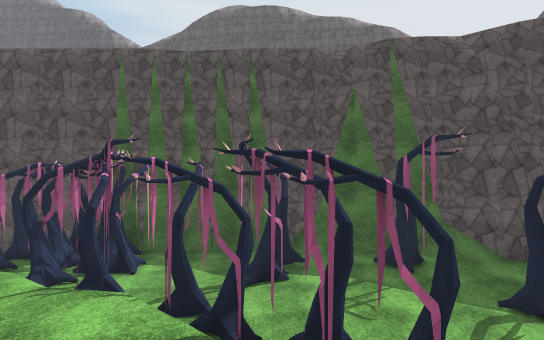
view 1 (above)

20 first-person views from a walk through a Unity game level. The camera is 1.3 m above the floor, looks level and sees 75° across. The floor is counted in squares, 2 m on a side. Each view is taken from the middle of a square. On the plan, view 1 faces up. The plan holds only what a view shows up to about 10 squares ahead; the rest is blank. The place goes on beyond the plan. The player is left out. Some surface patterns are stand-ins.

view 2
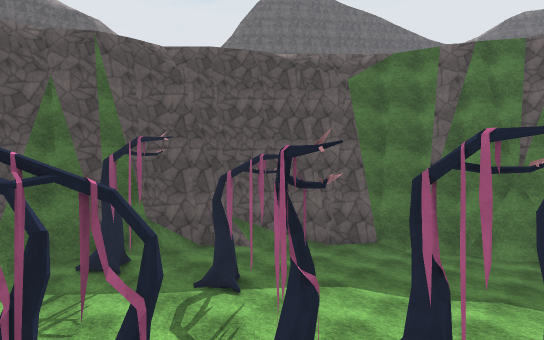

view 3
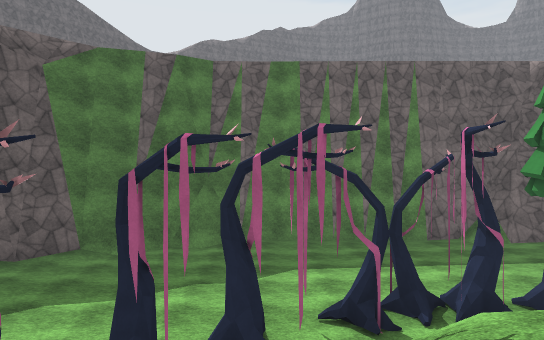

view 4
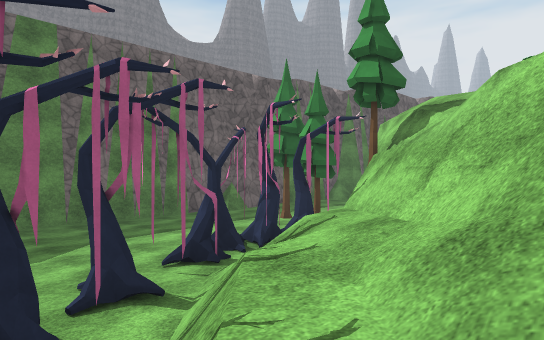

view 5
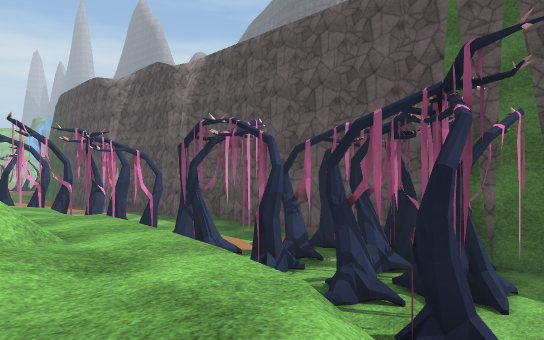

view 6
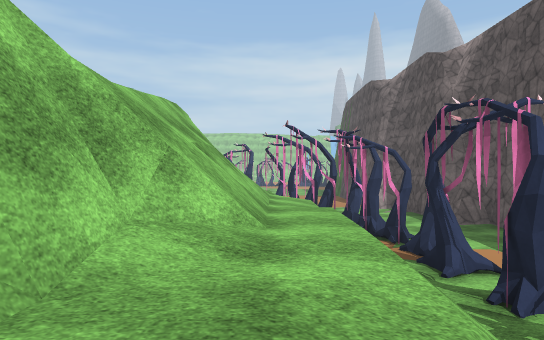

view 7
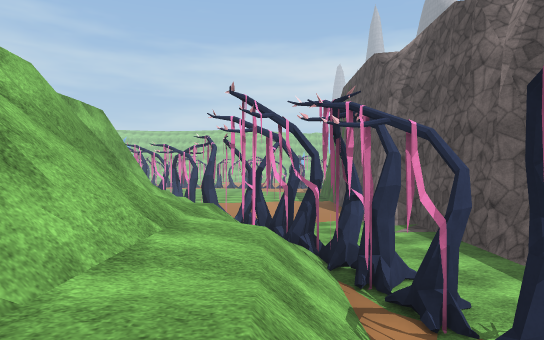

view 8
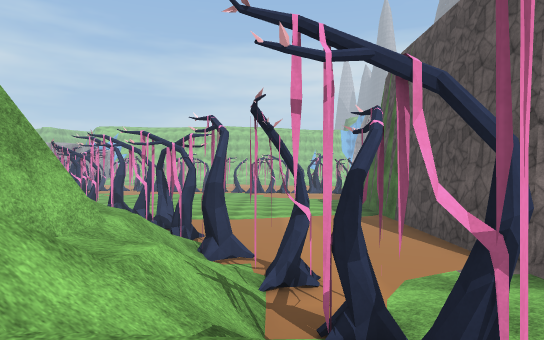

view 9
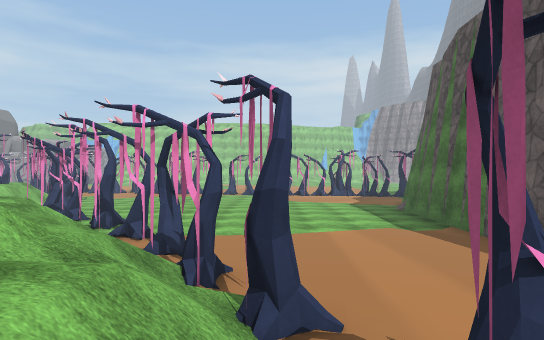

view 10
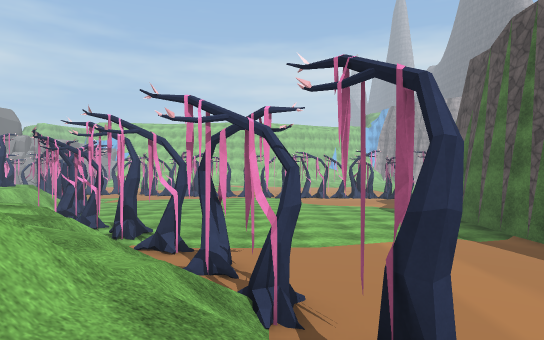

view 11
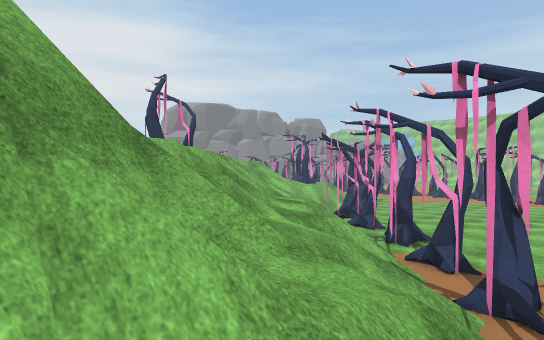

view 12
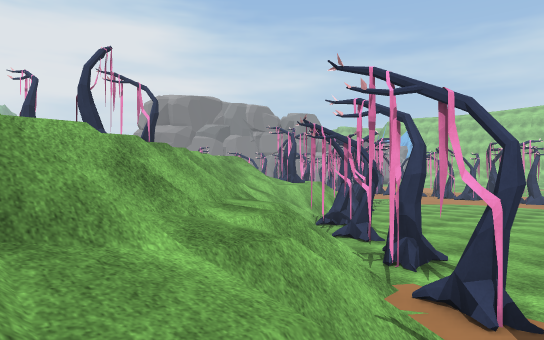

view 13
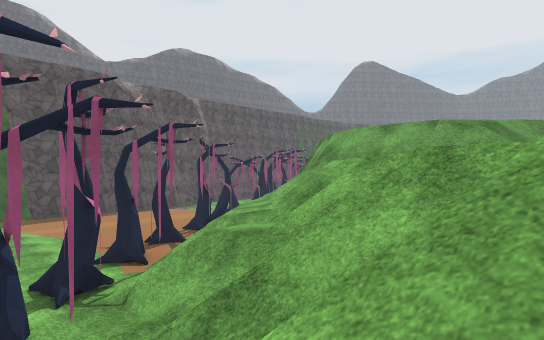

view 14
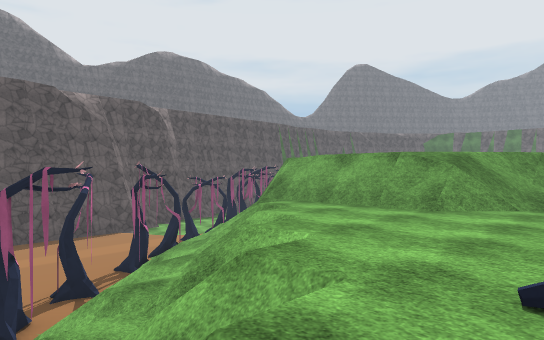

view 15
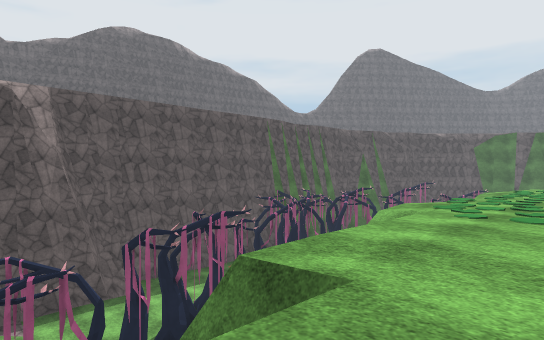

view 16
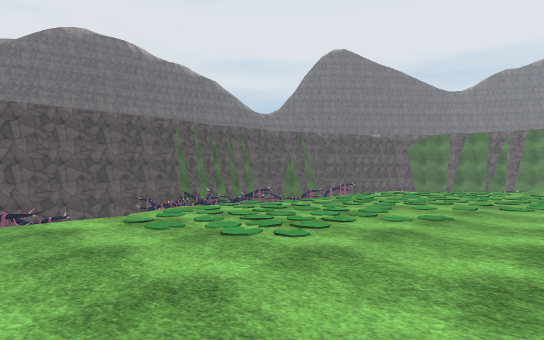

view 17
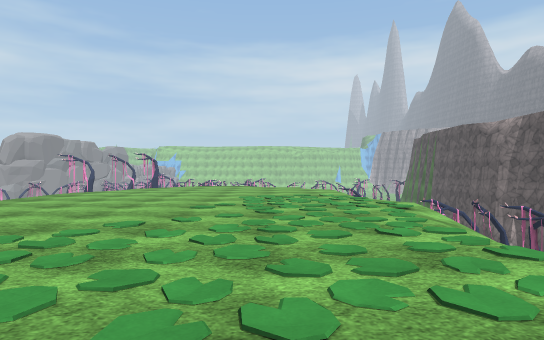

view 18
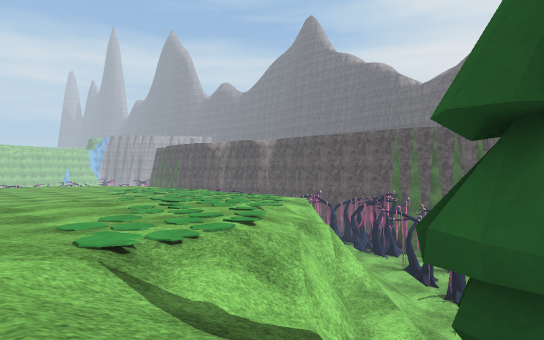

view 19
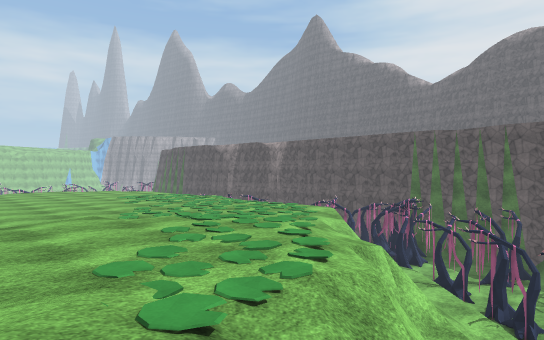

view 20
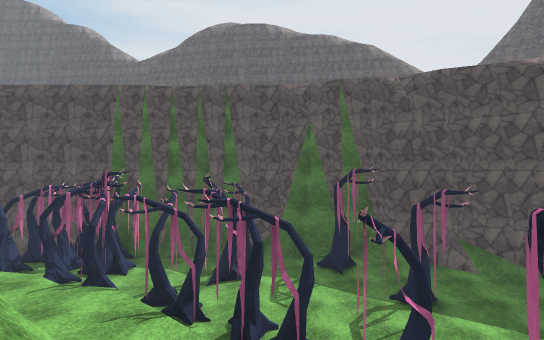

### Floor plan
Key: @ floor where view 1 was taken; # wall or solid block; . main floor; : floor 0.25 m higher than the main floor; - floor 0.25 m lower than the main floor; + floor 3.75 m higher than the main floor; * floor 5.75 m higher than the main floor; % floor 6.25 m higher than the main floor; & floor 6.5 m higher than the main floor; / step, stairs or slope; = window, fence, low wall or low ledge; v drop or lower ground; T tree.
Columns run from 25 left of view 1 to 11 right of it. Each row starts with its distance up from view 1.
 10              ###############
  9          #####.---TTTT--.//####
  8 ##########.....---/TTTT..T.://###
  7 ----------..../TT/TT/T...T.:T::/##
  6  ------------TT///////T./...::::/##
  5 .---------/TT////////// T....T....##
  4 .--------T////////////// T.........#
  3 ..-----T////////////#////=T........##
  2 ...---T//////==#/////=##// TT.....-/#
  1 ...-T////##////***///*/##//=#T....-.#
  0 ..-T////=#/*******/*/**/#@/////...-.#
 -1 ./////////*************//==///T.....#
 -2 .T//////=*  ***********////=//T.....
 -3 T//////+v   **********//%/### T.....
 -4 T/////++v/  *********//%%%/## T.:...
 -5 /////+++=//  ********/%%%%//###T:...
 -6 ////+++++/=  ********/%%%%///#  T::/
 -7 ///+T++       ==        %%/&&/    :/

Where each view was taken, in squares from view 1:
view 1: 0 up, 0 right, facing up
view 2: 0 up, 0 right, facing up-right
view 3: 0 up, 0 right, facing right
view 4: 2 up, 0 right, facing down-right
view 5: 3 up, 2 left, facing up-left
view 6: 4 up, 2 left, facing left
view 7: 5 up, 6 left, facing left
view 8: 4 up, 11 left, facing left
view 9: 3 up, 14 left, facing left
view 10: 2 up, 15 left, facing left
view 11: 2 up, 16 left, facing down-left
view 12: 1 up, 18 left, facing down-left
view 13: 7 down, 25 left, facing up-right
view 14: 7 down, 23 left, facing up-right
view 15: 1 down, 16 left, facing up-right
view 16: 4 down, 13 left, facing up-right
view 17: 1 down, 2 left, facing left
view 18: 7 down, 4 right, facing up-left
view 19: 7 down, 3 right, facing up-left
view 20: 2 down, 1 right, facing up
